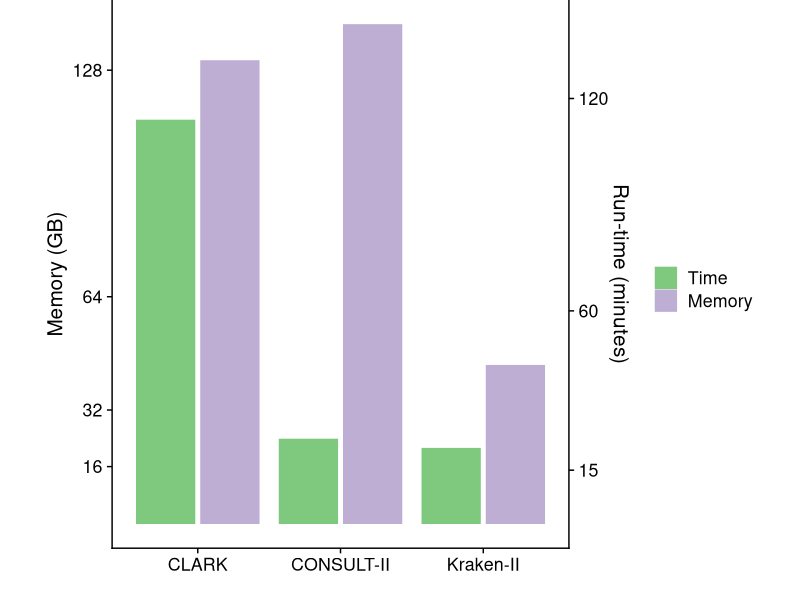

Reproduce this figure in R. (Note: this script raises an error after producing the figure.)
require(ggplot2)
require(reshape2)
require(readr)
require(cowplot)
require(dplyr)

rc <- read_tsv("../results/resource_tool_comparison.tsv")
rc <- rc %>% filter(Tool == "CLARK" | Tool == "CONSULT-II" | Tool == "Kraken-II")

ggplot(melt(rc[, 0:4], id.vars = 1:2)) +
  geom_col(aes(x=Tool, colour=variable, fill=variable, y=value), position = position_dodge2(preserve = "total", padding = 0.1)) +
  theme_cowplot(font_size = 15) +
  labs(fill = "", colour = "", x = "") +
  theme(aspect.ratio = 1.2) +
  theme(plot.margin = unit(c(0, 0, 0, 0), "cm")) +
  scale_y_continuous(name = "Memory (GB)", c(16, 32, 64, 128), sec.axis = sec_axis(~., name="Run-time (minutes)", breaks = c(15, 60, 120))) +
  scale_colour_brewer(palette = "Accent", labels=c("Memory_GB" = "Memory", "Time_min"="Time")) +
  scale_fill_brewer(palette = "Accent", labels=c("Memory_GB" = "Memory", "Time_min"="Time"))
ggsave2("../figures/resource_tool_comparison.pdf")